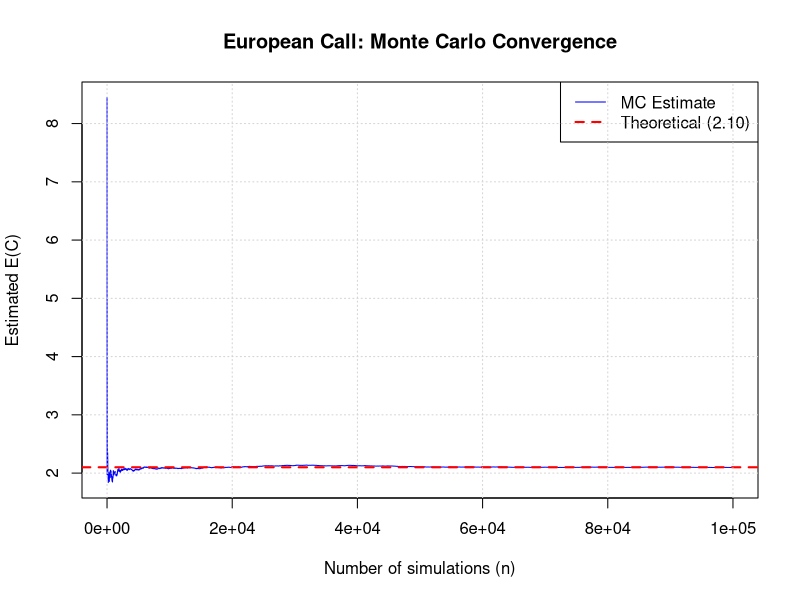
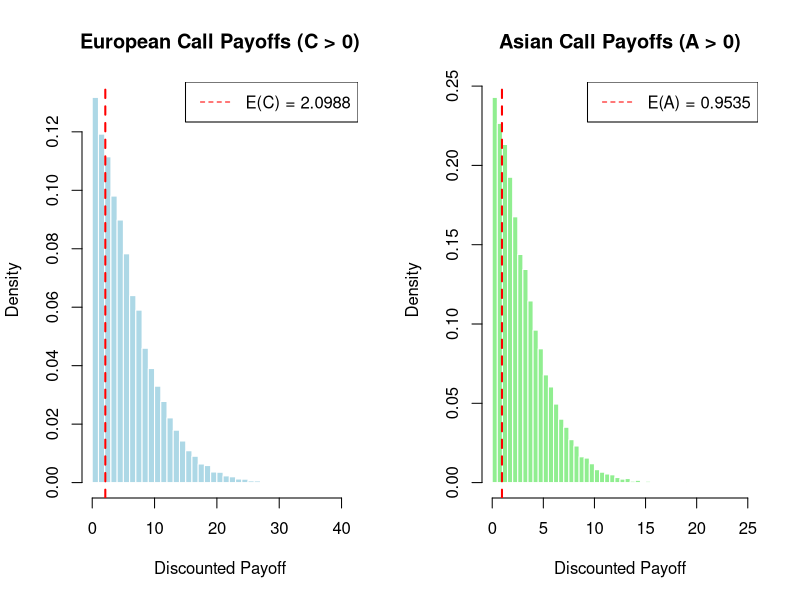

Write R code to recreate these figures, in order.
# Exercise 4: Monte Carlo Stock Option Pricing (Black-Scholes)
# Author: Quang Nguyen

set.seed(42)

# --- Parameters ---
S0 <- 50      # Initial stock price
K  <- 52      # Strike price
sigma <- 0.5  # Volatility
r  <- 0.05    # Risk-free rate
T_days <- 30  # Days to expiration
n <- 100000   # Number of Monte Carlo simulations

# ============================================================
# Part (a): European Call Option
# ============================================================
# S(T) = S(0) * exp((r - sigma^2/2) * T/365 + sigma * Z * sqrt(T/365))
# C = exp(-r*T/365) * max(0, S(T) - K)

cat("=== Part (a): European Call Option ===\n\n")

# Generate Z ~ N(0,1)
Z <- rnorm(n)

# Simulate S(T)
S_T <- S0 * exp((r - sigma^2 / 2) * T_days / 365 + sigma * Z * sqrt(T_days / 365))

# Compute payoffs
payoff_european <- pmax(0, S_T - K)

# Discounted payoffs
C_i <- exp(-r * T_days / 365) * payoff_european

# Monte Carlo estimate
C_hat <- mean(C_i)
se_european <- sd(C_i) / sqrt(n)
ci_lower <- C_hat - 1.96 * se_european
ci_upper <- C_hat + 1.96 * se_european

cat(sprintf("Monte Carlo estimate E(C): %.4f\n", C_hat))
cat(sprintf("Standard Error:            %.4f\n", se_european))
cat(sprintf("95%% Confidence Interval:   [%.4f, %.4f]\n", ci_lower, ci_upper))
cat(sprintf("Theoretical value:         2.10\n"))
cat(sprintf("Absolute error:            %.4f\n", abs(C_hat - 2.10)))
cat("\n")

# Convergence plot data
cumulative_mean <- cumsum(C_i) / (1:n)

# ============================================================
# Part (b): Asian Call Option
# ============================================================
# S(t+1) = S(t) * exp((r - sigma^2/2)/365 + sigma * Z(t) / sqrt(365))
# A = exp(-r*T/365) * max(0, mean(S(1:T)) - K)

cat("=== Part (b): Asian Call Option ===\n\n")

A_i <- numeric(n)

for (i in 1:n) {
    # Simulate daily path S(1), S(2), ..., S(T)
    S_path <- numeric(T_days)
    S_current <- S0

    Z_daily <- rnorm(T_days)
    for (t in 1:T_days) {
        S_current <- S_current * exp((r - sigma^2 / 2) / 365 + sigma * Z_daily[t] / sqrt(365))
        S_path[t] <- S_current
    }

    # Average price over the path
    S_avg <- mean(S_path)

    # Discounted payoff
    A_i[i] <- exp(-r * T_days / 365) * max(0, S_avg - K)
}

# Monte Carlo estimate
A_hat <- mean(A_i)
se_asian <- sd(A_i) / sqrt(n)
ci_lower_a <- A_hat - 1.96 * se_asian
ci_upper_a <- A_hat + 1.96 * se_asian

cat(sprintf("Monte Carlo estimate E(A): %.4f\n", A_hat))
cat(sprintf("Standard Error:            %.4f\n", se_asian))
cat(sprintf("95%% Confidence Interval:   [%.4f, %.4f]\n", ci_lower_a, ci_upper_a))
cat("\n")

# Comparison
cat("=== Comparison ===\n")
cat(sprintf("European Call Price: %.4f\n", C_hat))
cat(sprintf("Asian Call Price:    %.4f\n", A_hat))
cat(sprintf("Difference (European - Asian): %.4f\n", C_hat - A_hat))
cat("Asian < European because averaging reduces the effective volatility.\n")

# ============================================================
# Plots
# ============================================================

# Plot 1: European Call convergence
png("european_convergence.png", width = 800, height = 500)
plot(1:n, cumulative_mean, type = "l", col = "blue",
     xlab = "Number of simulations (n)",
     ylab = "Estimated E(C)",
     main = "European Call: Monte Carlo Convergence")
abline(h = 2.10, col = "red", lty = 2, lwd = 2)
legend("topright",
       legend = c("MC Estimate", "Theoretical (2.10)"),
       col = c("blue", "red"), lty = c(1, 2), lwd = c(1, 2))
grid()
dev.off()
cat("Generated european_convergence.png\n")

# Plot 2: European vs Asian comparison (histograms of payoffs)
png("option_comparison.png", width = 900, height = 500)
par(mfrow = c(1, 2))

# European payoff distribution
hist(C_i[C_i > 0], breaks = 50, col = "lightblue", border = "white",
     main = "European Call Payoffs (C > 0)",
     xlab = "Discounted Payoff", prob = TRUE)
abline(v = C_hat, col = "red", lty = 2, lwd = 2)
legend("topright", legend = paste("E(C) =", round(C_hat, 4)),
       col = "red", lty = 2, bg = "white")

# Asian payoff distribution
hist(A_i[A_i > 0], breaks = 50, col = "lightgreen", border = "white",
     main = "Asian Call Payoffs (A > 0)",
     xlab = "Discounted Payoff", prob = TRUE)
abline(v = A_hat, col = "red", lty = 2, lwd = 2)
legend("topright", legend = paste("E(A) =", round(A_hat, 4)),
       col = "red", lty = 2, bg = "white")

dev.off()
cat("Generated option_comparison.png\n")
